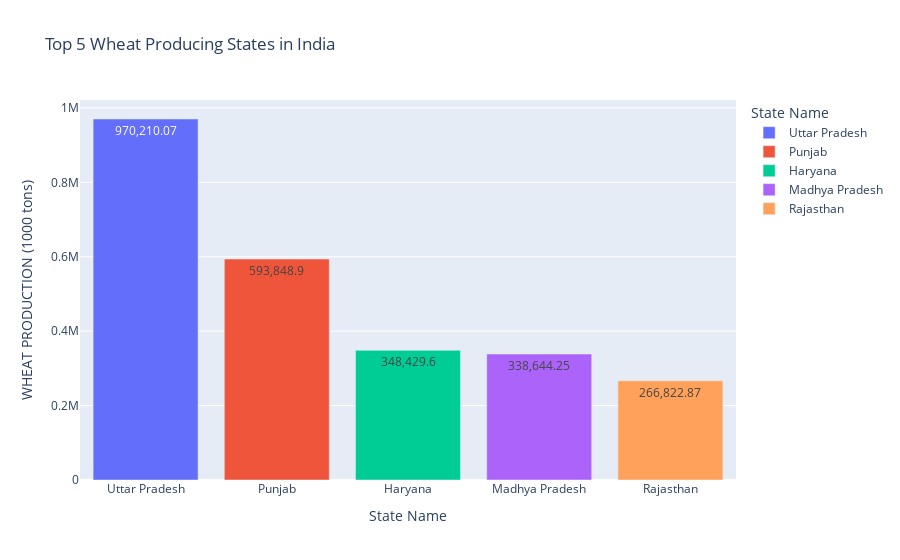

The code cell stored with this chart in its notebook:
### Markdown cell above
top 5 wheat producing states using bar and pie charts

### Code cell
top_wheat=df.groupby('State Name')['WHEAT PRODUCTION (1000 tons)'].sum().nlargest(5).reset_index()
fig_bar=px.bar(
    top_wheat,
    x='State Name',
    y='WHEAT PRODUCTION (1000 tons)',
    title='Top 5 Wheat Producing States in India',
    text='WHEAT PRODUCTION (1000 tons)',
    color='State Name'

)
fig_bar.update_traces(texttemplate='%{y:,}', textposition='auto')
fig_bar.update_layout(uniformtext_minsize=8, uniformtext_mode='hide')
fig_bar.show()

### Figure 1 — Plotly figure (JSON) as saved in the notebook; plotly's stock layout.template omitted (floating-point values rounded to 4 significant figures)
{"data": [{"alignmentgroup": "True", "hovertemplate": "State Name=%{x}<br>WHEAT PRODUCTION (1000 tons)=%{text}<extra></extra>", "legendgroup": "Uttar Pradesh", "marker": {"color": "#636efa", "pattern": {"shape": ""}}, "name": "Uttar Pradesh", "offsetgroup": "Uttar Pradesh", "orientation": "v", "showlegend": true, "text": [970200.0], "textposition": "auto", "texttemplate": "%{y:,}", "type": "bar", "x": ["Uttar Pradesh"], "xaxis": "x", "y": [970200.0], "yaxis": "y"}, {"alignmentgroup": "True", "hovertemplate": "State Name=%{x}<br>WHEAT PRODUCTION (1000 tons)=%{text}<extra></extra>", "legendgroup": "Punjab", "marker": {"color": "#EF553B", "pattern": {"shape": ""}}, "name": "Punjab", "offsetgroup": "Punjab", "orientation": "v", "showlegend": true, "text": [593800.0], "textposition": "auto", "texttemplate": "%{y:,}", "type": "bar", "x": ["Punjab"], "xaxis": "x", "y": [593800.0], "yaxis": "y"}, {"alignmentgroup": "True", "hovertemplate": "State Name=%{x}<br>WHEAT PRODUCTION (1000 tons)=%{text}<extra></extra>", "legendgroup": "Haryana", "marker": {"color": "#00cc96", "pattern": {"shape": ""}}, "name": "Haryana", "offsetgroup": "Haryana", "orientation": "v", "showlegend": true, "text": [348400.0], "textposition": "auto", "texttemplate": "%{y:,}", "type": "bar", "x": ["Haryana"], "xaxis": "x", "y": [348400.0], "yaxis": "y"}, {"alignmentgroup": "True", "hovertemplate": "State Name=%{x}<br>WHEAT PRODUCTION (1000 tons)=%{text}<extra></extra>", "legendgroup": "Madhya Pradesh", "marker": {"color": "#ab63fa", "pattern": {"shape": ""}}, "name": "Madhya Pradesh", "offsetgroup": "Madhya Pradesh", "orientation": "v", "showlegend": true, "text": [338600.0], "textposition": "auto", "texttemplate": "%{y:,}", "type": "bar", "x": ["Madhya Pradesh"], "xaxis": "x", "y": [338600.0], "yaxis": "y"}, {"alignmentgroup": "True", "hovertemplate": "State Name=%{x}<br>WHEAT PRODUCTION (1000 tons)=%{text}<extra></extra>", "legendgroup": "Rajasthan", "marker": {"color": "#FFA15A", "pattern": {"shape": ""}}, "name": "Rajasthan", "offsetgroup": "Rajasthan", "orientation": "v", "showlegend": true, "text": [266800.0], "textposition": "auto", "texttemplate": "%{y:,}", "type": "bar", "x": ["Rajasthan"], "xaxis": "x", "y": [266800.0], "yaxis": "y"}], "layout": {"barmode": "relative", "legend": {"title": {"text": "State Name"}, "tracegroupgap": 0}, "title": {"text": "Top 5 Wheat Producing States in India"}, "uniformtext": {"minsize": 8, "mode": "hide"}, "xaxis": {"anchor": "y", "categoryarray": ["Uttar Pradesh", "Punjab", "Haryana", "Madhya Pradesh", "Rajasthan"], "categoryorder": "array", "domain": [0, 1], "title": {"text": "State Name"}}, "yaxis": {"anchor": "x", "domain": [0, 1], "title": {"text": "WHEAT PRODUCTION (1000 tons)"}}}}
